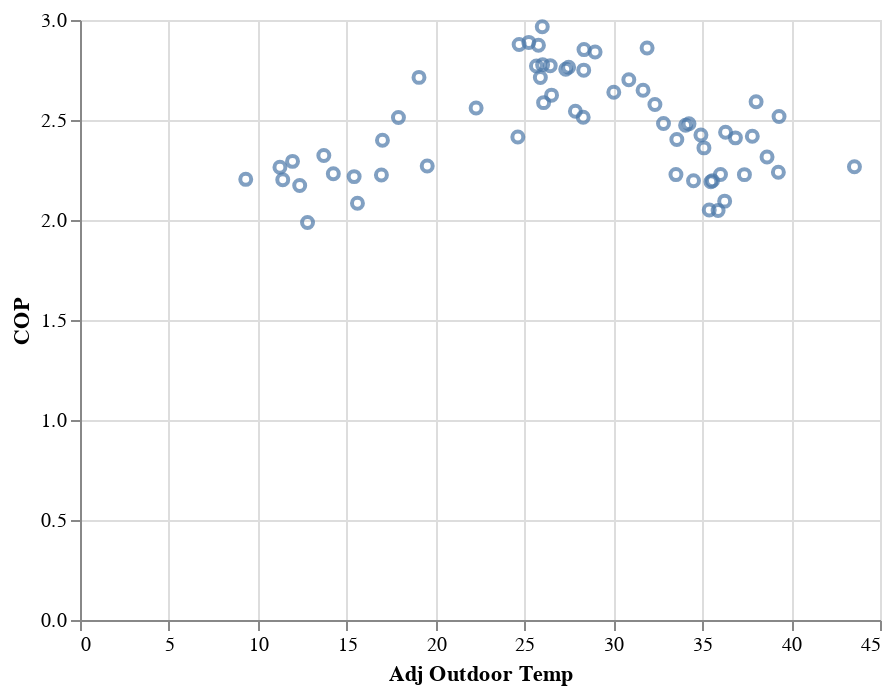

Here is the notebook cell this chart was saved with:
### Code cell
# Now only look at points without the remote thermostat
dfb = df_results[df_results['Remote Thermostat'] == False]
alt.Chart(dfb).mark_point().encode(
    x = 'Adj Outdoor Temp',
    y = 'COP'
)

### Figure 1 — Vega-Lite specification as saved in the notebook (floating-point values rounded to 4 significant figures)
{"$schema": "https://vega.github.io/schema/vega-lite/v2.6.0.json", "config": {"view": {"height": 300, "width": 400}}, "data": {"name": "data-3d3ac6ec40fe1084ac85b87db48d44d1"}, "datasets": {"data-3d3ac6ec40fe1084ac85b87db48d44d1": [{"Adj Outdoor Temp": 16.95, "COP": 2.225, "Cycles/Hour": 0.3035, "Remote Thermostat": false}, {"Adj Outdoor Temp": 12.8, "COP": 1.988, "Cycles/Hour": 0.2437, "Remote Thermostat": false}, {"Adj Outdoor Temp": 15.61, "COP": 2.084, "Cycles/Hour": 0.3065, "Remote Thermostat": false}, {"Adj Outdoor Temp": 26.08, "COP": 2.587, "Cycles/Hour": 0.2461, "Remote Thermostat": false}, {"Adj Outdoor Temp": 14.25, "COP": 2.231, "Cycles/Hour": 0.1857, "Remote Thermostat": false}, {"Adj Outdoor Temp": 15.42, "COP": 2.217, "Cycles/Hour": 0.3114, "Remote Thermostat": false}, {"Adj Outdoor Temp": 12.36, "COP": 2.173, "Cycles/Hour": 0.3132, "Remote Thermostat": false}, {"Adj Outdoor Temp": 19.53, "COP": 2.27, "Cycles/Hour": 0.3146, "Remote Thermostat": false}, {"Adj Outdoor Temp": 13.72, "COP": 2.322, "Cycles/Hour": 0.2532, "Remote Thermostat": false}, {"Adj Outdoor Temp": 9.323, "COP": 2.203, "Cycles/Hour": 0.2544, "Remote Thermostat": false}, {"Adj Outdoor Temp": 11.41, "COP": 2.201, "Cycles/Hour": 0.3198, "Remote Thermostat": false}, {"Adj Outdoor Temp": 11.95, "COP": 2.293, "Cycles/Hour": 0.2573, "Remote Thermostat": false}, {"Adj Outdoor Temp": 11.25, "COP": 2.264, "Cycles/Hour": 0.2588, "Remote Thermostat": false}, {"Adj Outdoor Temp": 27.87, "COP": 2.544, "Cycles/Hour": 0.3907, "Remote Thermostat": false}, {"Adj Outdoor Temp": 26.45, "COP": 2.772, "Cycles/Hour": 0.7872, "Remote Thermostat": false}, {"Adj Outdoor Temp": 17.91, "COP": 2.512, "Cycles/Hour": 0.2635, "Remote Thermostat": false}, {"Adj Outdoor Temp": 17.01, "COP": 2.399, "Cycles/Hour": 0.3316, "Remote Thermostat": false}, {"Adj Outdoor Temp": 26.02, "COP": 2.776, "Cycles/Hour": 1.001, "Remote Thermostat": false}, {"Adj Outdoor Temp": 28.31, "COP": 2.513, "Cycles/Hour": 1.745, "Remote Thermostat": false}, {"Adj Outdoor Temp": 36.26, "COP": 2.094, "Cycles/Hour": 8.315, "Remote Thermostat": false}, {"Adj Outdoor Temp": 39.28, "COP": 2.238, "Cycles/Hour": 6.327, "Remote Thermostat": false}, {"Adj Outdoor Temp": 35.1, "COP": 2.361, "Cycles/Hour": 7.385, "Remote Thermostat": false}, {"Adj Outdoor Temp": 35.49, "COP": 2.191, "Cycles/Hour": 7.1, "Remote Thermostat": false}, {"Adj Outdoor Temp": 27.49, "COP": 2.764, "Cycles/Hour": 3.329, "Remote Thermostat": false}, {"Adj Outdoor Temp": 28.97, "COP": 2.84, "Cycles/Hour": 1.883, "Remote Thermostat": false}, {"Adj Outdoor Temp": 25.25, "COP": 2.888, "Cycles/Hour": 1.617, "Remote Thermostat": false}, {"Adj Outdoor Temp": 33.57, "COP": 2.402, "Cycles/Hour": 5.094, "Remote Thermostat": false}, {"Adj Outdoor Temp": 28.33, "COP": 2.749, "Cycles/Hour": 3.132, "Remote Thermostat": false}, {"Adj Outdoor Temp": 31.67, "COP": 2.649, "Cycles/Hour": 4.662, "Remote Thermostat": false}, {"Adj Outdoor Temp": 32.82, "COP": 2.483, "Cycles/Hour": 5.337, "Remote Thermostat": false}, {"Adj Outdoor Temp": 34.26, "COP": 2.481, "Cycles/Hour": 4.729, "Remote Thermostat": false}, {"Adj Outdoor Temp": 28.35, "COP": 2.852, "Cycles/Hour": 2.925, "Remote Thermostat": false}, {"Adj Outdoor Temp": 30.87, "COP": 2.701, "Cycles/Hour": 2.357, "Remote Thermostat": false}, {"Adj Outdoor Temp": 30.03, "COP": 2.639, "Cycles/Hour": 4.01, "Remote Thermostat": false}, {"Adj Outdoor Temp": 25.68, "COP": 2.77, "Cycles/Hour": 1.945, "Remote Thermostat": false}, {"Adj Outdoor Temp": 22.28, "COP": 2.56, "Cycles/Hour": 0.3013, "Remote Thermostat": false}, {"Adj Outdoor Temp": 24.63, "COP": 2.415, "Cycles/Hour": 0.3036, "Remote Thermostat": false}, {"Adj Outdoor Temp": 19.07, "COP": 2.713, "Cycles/Hour": 0.3059, "Remote Thermostat": false}, {"Adj Outdoor Temp": 32.34, "COP": 2.577, "Cycles/Hour": 5.471, "Remote Thermostat": false}, {"Adj Outdoor Temp": 34.06, "COP": 2.474, "Cycles/Hour": 5.345, "Remote Thermostat": false}, {"Adj Outdoor Temp": 24.7, "COP": 2.877, "Cycles/Hour": 2.342, "Remote Thermostat": false}, {"Adj Outdoor Temp": 26.0, "COP": 2.966, "Cycles/Hour": 1.732, "Remote Thermostat": false}, {"Adj Outdoor Temp": 25.9, "COP": 2.713, "Cycles/Hour": 1.824, "Remote Thermostat": false}, {"Adj Outdoor Temp": 27.32, "COP": 2.754, "Cycles/Hour": 3.992, "Remote Thermostat": false}, {"Adj Outdoor Temp": 35.4, "COP": 2.05, "Cycles/Hour": 6.836, "Remote Thermostat": false}, {"Adj Outdoor Temp": 33.52, "COP": 2.227, "Cycles/Hour": 7.534, "Remote Thermostat": false}, {"Adj Outdoor Temp": 37.37, "COP": 2.227, "Cycles/Hour": 8.651, "Remote Thermostat": false}, {"Adj Outdoor Temp": 35.58, "COP": 2.196, "Cycles/Hour": 8.182, "Remote Thermostat": false}, {"Adj Outdoor Temp": 34.51, "COP": 2.196, "Cycles/Hour": 7.456, "Remote Thermostat": false}, {"Adj Outdoor Temp": 25.79, "COP": 2.873, "Cycles/Hour": 0.2758, "Remote Thermostat": false}, {"Adj Outdoor Temp": 34.93, "COP": 2.425, "Cycles/Hour": 7.784, "Remote Thermostat": false}, {"Adj Outdoor Temp": 31.9, "COP": 2.86, "Cycles/Hour": 2.43, "Remote Thermostat": false}, {"Adj Outdoor Temp": 35.89, "COP": 2.048, "Cycles/Hour": 7.542, "Remote Thermostat": false}, {"Adj Outdoor Temp": 26.52, "COP": 2.624, "Cycles/Hour": 4.931, "Remote Thermostat": false}, {"Adj Outdoor Temp": 36.03, "COP": 2.228, "Cycles/Hour": 8.304, "Remote Thermostat": false}, {"Adj Outdoor Temp": 36.31, "COP": 2.439, "Cycles/Hour": 9.866, "Remote Thermostat": false}, {"Adj Outdoor Temp": 39.32, "COP": 2.517, "Cycles/Hour": 12.39, "Remote Thermostat": false}, {"Adj Outdoor Temp": 43.56, "COP": 2.267, "Cycles/Hour": 11.33, "Remote Thermostat": false}, {"Adj Outdoor Temp": 37.82, "COP": 2.419, "Cycles/Hour": 10.93, "Remote Thermostat": false}, {"Adj Outdoor Temp": 38.65, "COP": 2.315, "Cycles/Hour": 8.524, "Remote Thermostat": false}, {"Adj Outdoor Temp": 38.03, "COP": 2.592, "Cycles/Hour": 9.449, "Remote Thermostat": false}, {"Adj Outdoor Temp": 36.87, "COP": 2.411, "Cycles/Hour": 10.36, "Remote Thermostat": false}]}, "encoding": {"x": {"field": "Adj Outdoor Temp", "type": "quantitative"}, "y": {"field": "COP", "type": "quantitative"}}, "mark": "point"}
